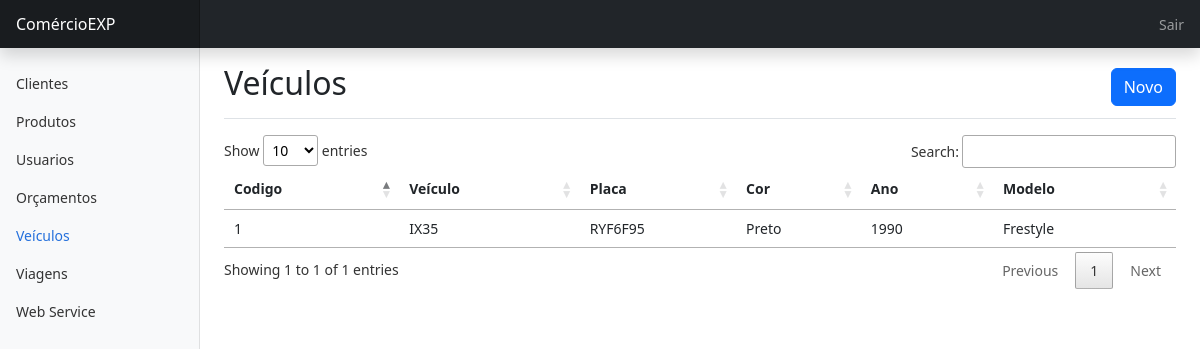
Screenshot of /menu.php?modulo=listagem_veiculos with the database file from the repository.
### tables this page shows
CREATE TABLE IF NOT EXISTS `veiculos` (
  `cd_veiculo` int(11) NOT NULL AUTO_INCREMENT,
  `ds_veiculo` varchar(50) NOT NULL,
  `ds_placa` varchar(7) NOT NULL,
  `ds_cor` varchar(50) DEFAULT NULL,
  `ds_ano` varchar(4) DEFAULT NULL,
  `ds_modelo` varchar(20) DEFAULT NULL,
  PRIMARY KEY (`cd_veiculo`)
);

### listagem_veiculos.php (the view, shortened to what this page needs)
<main class="col-md-9 ms-sm-auto col-lg-10 px-md-4">
    <div class="d-flex justify-content-between flex-wrap flex-md-nowrap align-items-center pt-3 pb-2 mb-3 border-bottom">
        <h1 class="h2">Veículos</h1>
        <div class="btn-toolbar mb-0 mb-md-0">
            <button type="button" class="w-100 btn btn-primary" onclick='window.open("menu.php?modulo=cadastro_veiculo&cd_veiculo=0","_self");'>Novo</button>
        </div>
    </div>
    <table id="example" style="width:100%">
        <thead>
            <tr>
                <th>Codigo</th>
                <th>Veículo</th>
                <th>Placa</th>
                <th>Cor</th>
                <th>Ano</th>
                <th>Modelo</th>
            </tr>
        </thead>
        <tbody>
        <?php
          $SQL = "select * from veiculos order by ds_veiculo";
          $RSS = mysqli_query($conexao, $SQL) or print(mysqli_error());
          while ($RS = mysqli_fetch_array($RSS)) {
              echo "<tr onClick='Clica(".$RS["cd_veiculo"].")'>";
              echo "<td>".$RS["cd_veiculo"]."</td>";
              echo "<td>".$RS["ds_veiculo"]."</td>";
              echo "<td>".$RS["ds_placa"]."</td>";
              echo "<td>".$RS["ds_cor"]."</td>";
              echo "<td>".$RS["ds_ano"]."</td>";
              echo "<td>".$RS["ds_modelo"]."</td>";
              echo "</tr>";
          }
        ?>
        </tbody>
    </table>
</main>

### dashboard.css (style rules this page uses)
body { font-size: .875rem; }

### rows the page displays
veiculos: cd_veiculo "1", ds_veiculo "IX35", ds_placa "RYF6F95", ds_cor "Preto", ds_ano "1990", ds_modelo "Frestyle"
